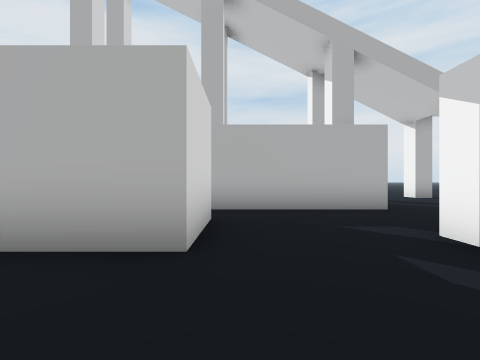
[1] (above)

16 first-person views from a walk through a Unity game level. The camera is 1.3 m above the floor, looks level and sees 90° across. The floor is counted in squares, 2 m on a side. Each view is taken from the middle of a square. On the plan, view 1 faces up. The plan holds only what a view shows up to about 9 squares ahead; the rest is blank. The place goes on beyond the plan. The player is left out.

[2]
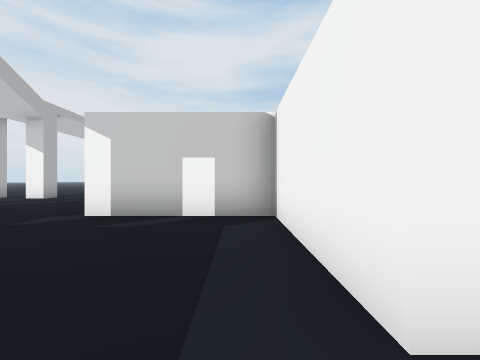

[3]
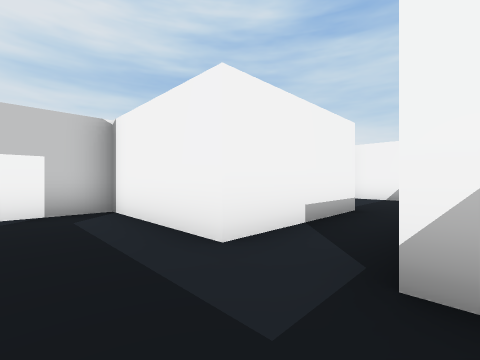

[4]
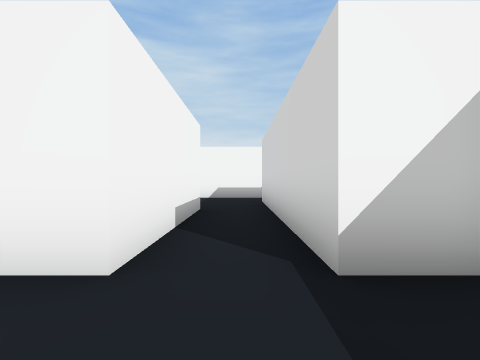

[5]
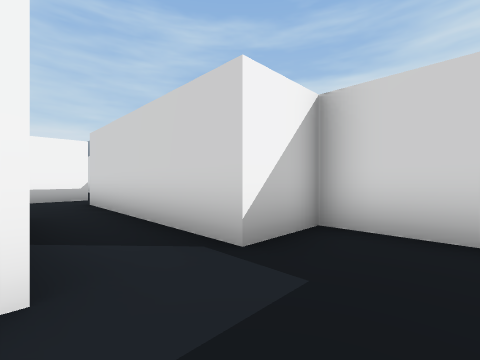

[6]
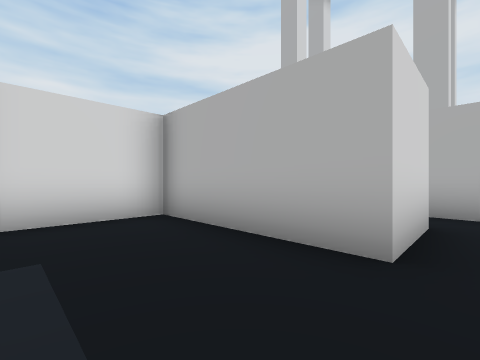

[7]
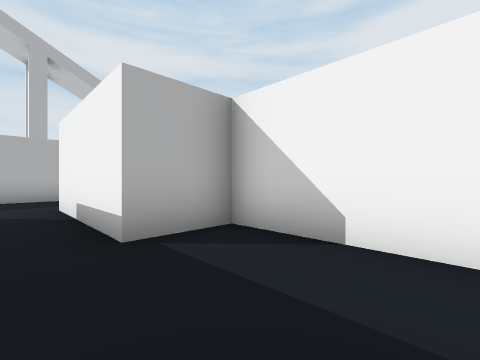

[8]
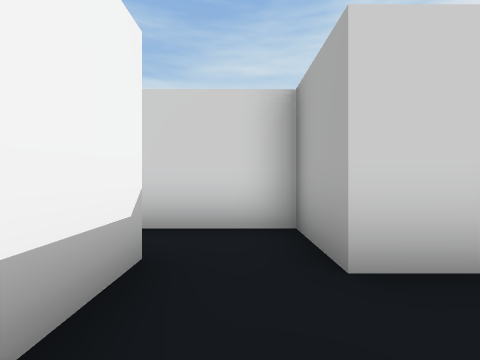

[9]
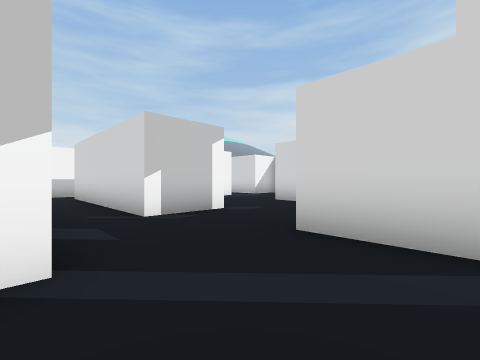

[10]
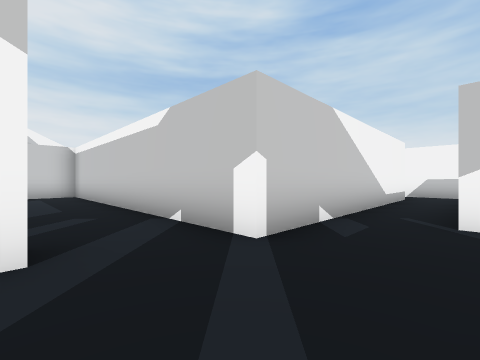

[11]
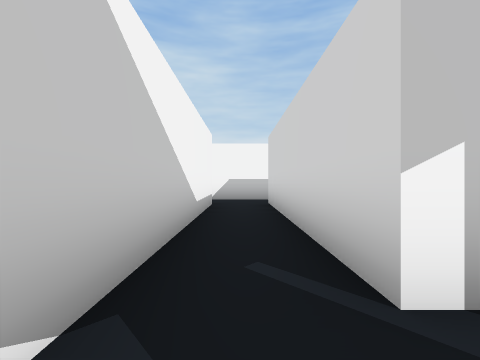

[12]
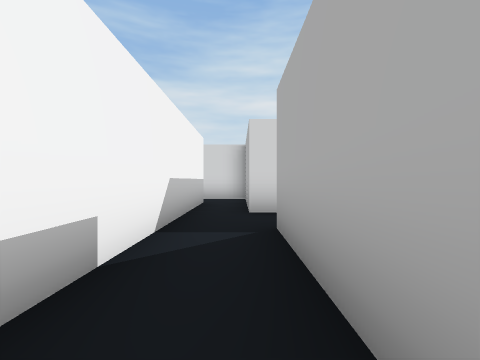

[13]
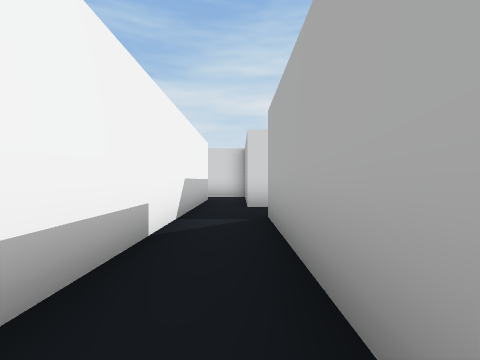

[14]
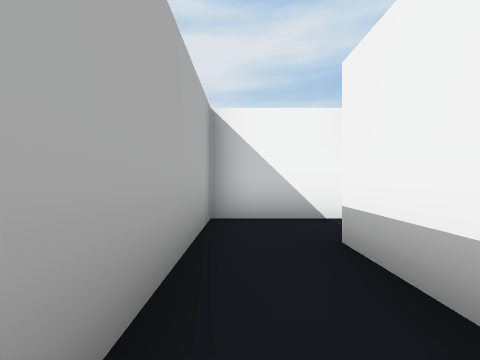

[15]
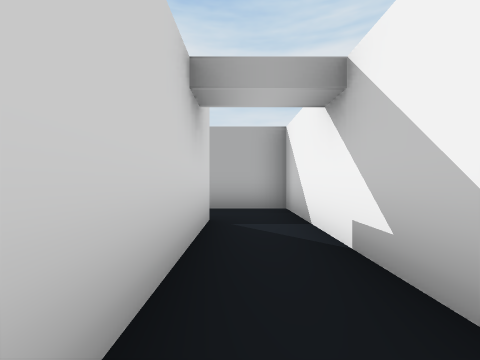

[16]
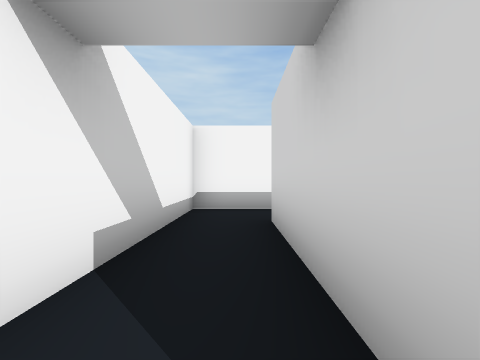

### Floor plan
Points are (right, up) in squares from view 1. A wall is a line through its corners. A room is listed if a view was taken in it or the views show most of it. See-through windows are left out.
Room 1 (views 1, 6)
walls: (-0.5, 4.1) (-0.5, 2.2); (-1.1, -0.6) (2.3, -0.6) (2.3, 2.8) (4.2, 2.8); (3.3, 5.3) (-0.6, 5.3)
ways out: opening at (-1, 0.5) to room 2; opening at (3, 4) to room 4
Room 2 (views 2, 3, 4, 5)
walls: (-0.5, 2.2) (-4.2, 2.2) (-4.2, -0.6) (-2.7, -0.6)
ways out: opening at (-1, 0.5) to room 1; opening at (-2, 0) to room 3
Room 3 (views 7, 8)
walls: (0.5, -7) (0.5, -4.4) (-1.1, -4.4) (-1.1, -0.6); (-3, -7.8) (0.1, -7.8); (-2.7, -0.6) (-2.7, -6.2) (-4.2, -6.2) (-4.2, -8.4)
ways out: opening at (-2, 0) to room 2
Room 4 (views 9, 10, 11)
walls: (5.8, 3.5) (5.8, 5) (14.8, 5) (14.8, 6.4); (7, 6.8) (6.4, 6.8) (6.4, 7.5); (3.3, 7) (3.3, 5.3); (7.1, 8.7) (6.4, 8.7)
ways out: opening at (3, 4) to room 1; opening at (5, 3) to room 5
Room 5 (views 12, 14)
walls: (3.1, -4.1) (9.5, -4.1); (4.2, 2.8) (4.2, -2.8); (9.4, -2.5) (5.8, -2.5) (5.8, 3.5)
ways out: opening at (5, 3) to room 4; opening at (9, -3) to room 6
Room 6 (views 13, 15, 16)
walls: (9.5, -4.1) (9.5, -7.8); (9.2, -9.4) (11.1, -9.4) (11.1, -2.5) (9.4, -2.5)
ways out: opening at (9, -3) to room 5

Positions as (right, up) in squares from view 1, and headings:
1: (0, 0), facing up
2: (-2, 0), facing right
3: (-3, 1), facing down-right
4: (-2, 1), facing down
5: (-1, 1), facing down-left
6: (0, 0), facing up-left
7: (-2, -7), facing up-right
8: (-1, -7), facing left
9: (6, 7), facing down-left
10: (4, 7), facing down-right
11: (5, 4), facing down
12: (9, -3), facing left
13: (10, -3), facing left
14: (7, -3), facing right
15: (10, -8), facing up
16: (10, -4), facing down
